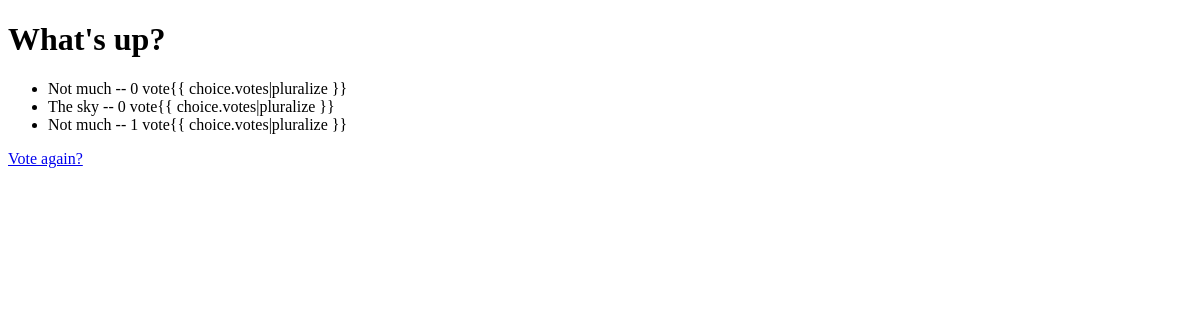
The app's page /polls/1/results/, older data.
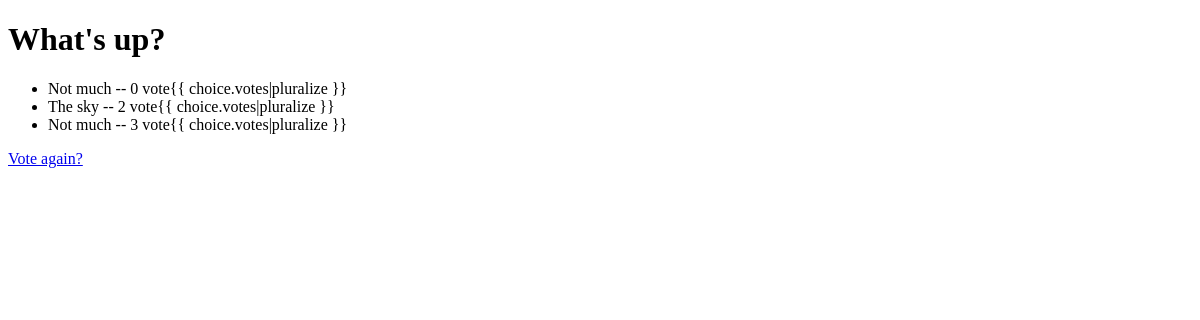
The same page, newer data.
### polls/models.py (models this page shows, shortened)
class Question(models.Model):
    question_text = models.CharField(max_length=200)
    pub_date = models.DateTimeField("date published")

class Choice(models.Model):
    question = models.ForeignKey(Question, on_delete=models.CASCADE)
    choice_text = models.CharField(max_length=200)
    votes = models.IntegerField(default=0)
    """ representsacion visual del objeto:
    def __str__(self) ->                ANTES:                          AHORA:
                            <Question: Question object (1)>      <Question: What's new?>               """
    def __str__(self):
            return self.choice_text

### polls/views.py (the view)
# urls.py: path("<int:pk>/results/", views.ResultsView.as_view(), name="results"),
class ResultsView(generic.DetailView):#muestra un objeto concreto pero usando otro template
    model = Question
    template_name = "polls/results.html"

### polls/templates/polls/results.html (shortened to what this page needs)
<!doctype html>
<html lang="en">
  <head>
  </head>
  <body>
    <h1>{{ question.question_text }}</h1>
    <ul>
      {% for choice in question.choice_set.all %}
      <li>
        {{ choice.choice_text }} -- {{ choice.votes }} vote{{
        choice.votes|pluralize }}
      </li>
      {% endfor %}
    </ul>
    <a href="{% url 'polls:detail' question.id %}">Vote again?</a>
  </body>
</html>

Row changes from the older to the newer data that the page shows:
changed Choice "The sky": votes "0" → "2"
changed Choice (number 3 of 3 on the later page): votes "1" → "3"
